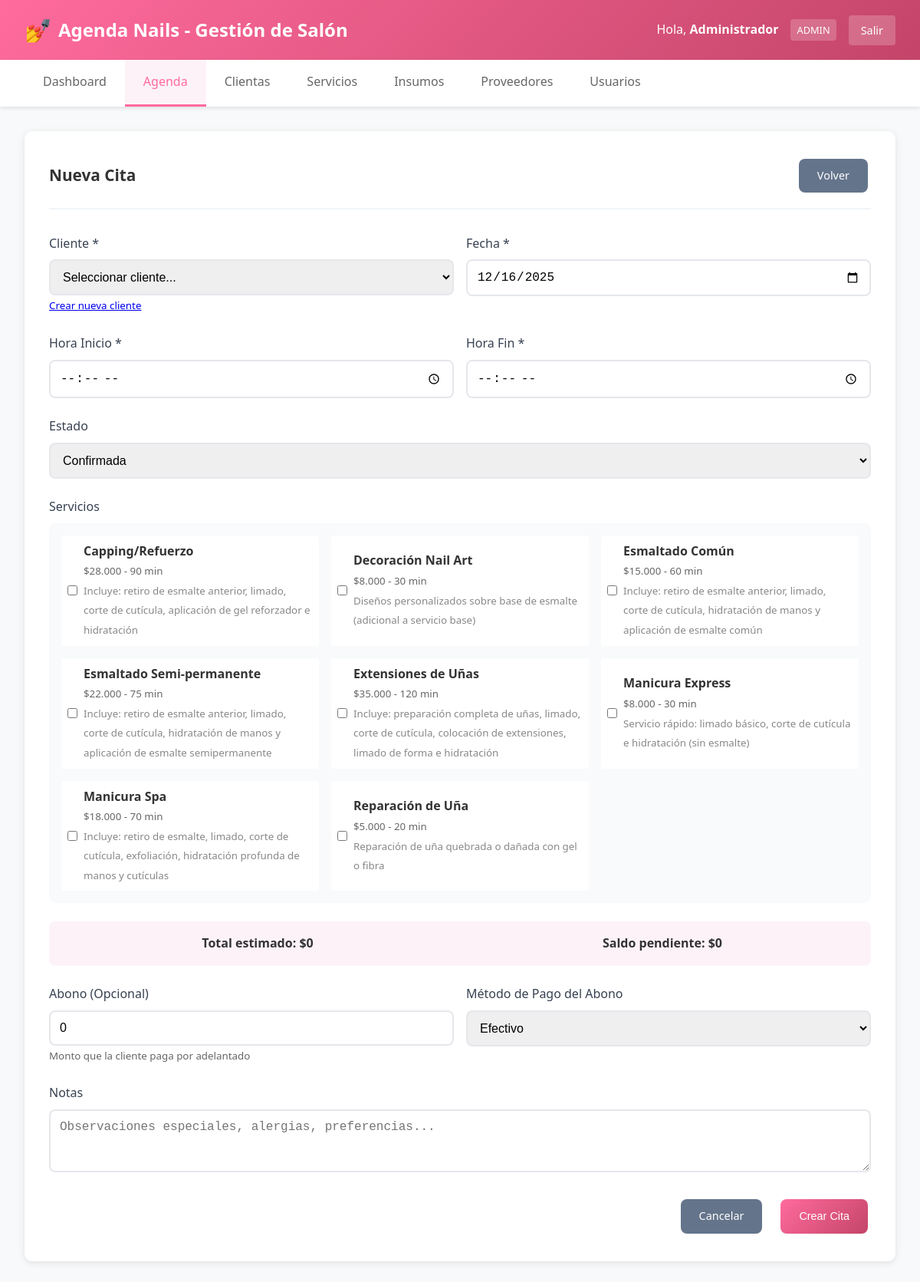
Screenshot of /agenda/nueva_cita.php (signed in) with the database file from the repository.
### tables this page shows
CREATE TABLE servicios (
    id INT AUTO_INCREMENT PRIMARY KEY,
    nombre VARCHAR(100) NOT NULL,
    descripcion TEXT,
    precio DECIMAL(10,2) NOT NULL,
    duracion_minutos INT NOT NULL,
    activo BOOLEAN DEFAULT TRUE
);

### config/config.php (called while the page is built, shortened)
<?php
function formatCurrency($amount) {
    return '$' . number_format($amount, 0, ',', '.');
}
?>

### agenda/nueva_cita.php (the view, shortened to what this page needs)
<?php
require_once '../config/config.php';
$database = new Database();
$db = $database->getConnection();
$stmt = $db->query("SELECT * FROM servicios WHERE activo = 1 ORDER BY nombre");
$servicios = $stmt->fetchAll(PDO::FETCH_ASSOC);
$fecha_preseleccionada = isset($_GET['fecha']) ? $_GET['fecha'] : date('Y-m-d');
require_once '../includes/header.php';
?>
<div class="container">
    <div class="card">
        <div class="card-header">
            <h2 class="card-title">Nueva Cita</h2>
            <a href="index.php" class="btn btn-secondary">Volver</a>
        </div>
        <form method="POST" onsubmit="return validarFormulario('form-cita');" id="form-cita">
            <div class="form-row">
                <div class="form-col">
                    <div class="form-group">
                        <label class="form-label">Cliente *</label>
                        <select name="cliente_id" class="form-control" required>
                            <option value="">Seleccionar cliente...</option>
                        </select>
                        <small style="color: #666;">
                            <a href="../clientas/nueva_cliente.php" target="_blank">Crear nueva cliente</a>
                        </small>
                    </div>
                </div>
                <div class="form-col">
                    <div class="form-group">
                        <label class="form-label">Fecha *</label>
                        <input type="date" name="fecha" class="form-control" required value="<?php echo $fecha_preseleccionada; ?>" min="<?php echo date('Y-m-d'); ?>">
                    </div>
                </div>
            </div>
            <div class="form-row">
                <div class="form-col">
                    <div class="form-group">
                        <label class="form-label">Hora Inicio *</label>
                        <input type="time" name="hora_inicio" class="form-control" required>
                    </div>
                </div>
                <div class="form-col">
                    <div class="form-group">
                        <label class="form-label">Hora Fin *</label>
                        <input type="time" name="hora_fin" class="form-control" required>
                    </div>
                </div>
            </div>
            <div class="form-group">
                <label class="form-label">Estado</label>
                <select name="estado" class="form-control">
                    <option value="confirmada" selected>Confirmada</option>
                </select>
            </div>
            <div class="form-group">
                <label class="form-label">Servicios</label>
                <div style="display: grid; grid-template-columns: repeat(auto-fit, minmax(300px, 1fr)); gap: 1rem; padding: 1rem; background: #f8fafc; border-radius: 8px;">
                    <?php foreach ($servicios as $servicio): ?>
                        <label style="display: flex; align-items: center; gap: 0.5rem; padding: 0.5rem; background: white; border-radius: 4px; cursor: pointer;">
                            <input type="checkbox" name="servicios[]" value="<?php echo $servicio['id']; ?>" data-precio="<?php echo $servicio['precio']; ?>" onchange="calcularTotal()">
                            <div>
                                <strong><?php echo htmlspecialchars($servicio['nombre']); ?></strong><br>
                                <small style="color: #666;">
                                    <?php echo formatCurrency($servicio['precio']); ?> - <?php echo $servicio['duracion_minutos']; ?> min
                                </small>
                                <?php if ($servicio['descripcion']): ?>
                                    <br><small style="color: #888;"><?php echo htmlspecialchars($servicio['descripcion']); ?></small>
                                <?php endif; ?>
                            </div>
                        </label>
                    <?php endforeach; ?>
                </div>
            </div>
            <div class="form-group">
                <div style="padding: 1rem; background: #fdf2f8; border-radius: 8px;">
                    <div style="display: grid; grid-template-columns: 1fr 1fr; gap: 1rem; align-items: center;">
                        <div style="text-align: center;">
                            <strong>Total estimado: <span id="total-cita">$0</span></strong>
                        </div>
                        <div style="text-align: center;">
                            <strong>Saldo pendiente: <span id="saldo-pendiente">$0</span></strong>
                        </div>
                    </div>
                </div>
            </div>
            <div class="form-row">
                <div class="form-col">
                    <div class="form-group">
                        <label class="form-label">Abono (Opcional)</label>
                        <input type="number" name="abono" id="abono" class="form-control" min="0" step="1000" value="0" onchange="calcularSaldo()">
                        <small style="color: #666;">Monto que la cliente paga por adelantado</small>
                    </div>
                </div>
                <div class="form-col">
                    <div class="form-group">
                        <label class="form-label">Método de Pago del Abono</label>
                        <select name="metodo_pago" class="form-control">
                            <option value="efectivo">Efectivo</option>
                        </select>
                    </div>
                </div>
            </div>
            <div class="form-group">
                <label class="form-label">Notas</label>
                <textarea name="notas" class="form-control" rows="3" placeholder="Observaciones especiales, alergias, preferencias..."></textarea>
            </div>
            <div style="display: flex; gap: 1rem; justify-content: end;">
                <a href="index.php" class="btn btn-secondary">Cancelar</a>
                <button type="submit" class="btn btn-primary">Crear Cita</button>
            </div>
        </form>
    </div>
</div>
<?php require_once '../includes/footer.php'; ?>

### assets/css/style.css (style rules this page uses)
* { margin: 0; padding: 0; box-sizing: border-box; }
body { font-family: 'Segoe UI', Tahoma, Geneva, Verdana, sans-serif; background-color: #f8f9fa; color: #333; line-height: 1.6; }
.container { max-width: 1200px; margin: 2rem auto; padding: 0 2rem; }
.card { background: white; border-radius: 10px; padding: 2rem; box-shadow: 0 2px 10px rgba(0,0,0,0.1); margin-bottom: 2rem; }
.card-header { display: flex; justify-content: space-between; align-items: center; margin-bottom: 2rem; padding-bottom: 1rem; border-bottom: 2px solid #f1f5f9; gap: 1rem; }
.card-title { color: #333; font-size: 1.3rem; font-weight: 600; }
.btn { padding: 0.75rem 1.5rem; border: none; border-radius: 8px; cursor: pointer; text-decoration: none; display: inline-block; font-size: 0.9rem; font-weight: 500; transition: all 0.3s ease; text-align: center; margin: 0.25rem; line-height: 1.4; }
.btn-primary { background: linear-gradient(135deg, #ff6b9d, #c44569); color: white; }
.btn-secondary { background: #64748b; color: white; }
.form-group { margin-bottom: 1.5rem; }
.form-label { display: block; margin-bottom: 0.5rem; color: #374151; font-weight: 500; }
.form-control { width: 100%; padding: 0.75rem; border: 2px solid #e5e7eb; border-radius: 8px; font-size: 1rem; transition: border-color 0.3s ease; }
.form-row { display: flex; gap: 1rem; }
.form-col { flex: 1; }

### rows the page displays
servicios: nombre "Capping/Refuerzo", precio "$28.000", duracion_minutos "90", descripcion "Incluye: retiro de esmalte anterior, limado, corte de cutícula, aplicación de gel reforzador e hidratación"
servicios: nombre "Decoración Nail Art", precio "$8.000", duracion_minutos "30", descripcion "Diseños personalizados sobre base de esmalte (adicional a servicio base)"
servicios: nombre "Esmaltado Común", precio "$15.000", duracion_minutos "60", descripcion "Incluye: retiro de esmalte anterior, limado, corte de cutícula, hidratación de manos y aplicación de esmalte común"
servicios: nombre "Esmaltado Semi-permanente", precio "$22.000", duracion_minutos "75", descripcion "Incluye: retiro de esmalte anterior, limado, corte de cutícula, hidratación de manos y aplicación de esmalte semipermanente"
servicios: nombre "Extensiones de Uñas", precio "$35.000", duracion_minutos "120", descripcion "Incluye: preparación completa de uñas, limado, corte de cutícula, colocación de extensiones, limado de forma e hidratación"
servicios: nombre "Manicura Express", precio "$8.000", duracion_minutos "30", descripcion "Servicio rápido: limado básico, corte de cutícula e hidratación (sin esmalte)"
servicios: nombre "Manicura Spa", precio "$18.000", duracion_minutos "70", descripcion "Incluye: retiro de esmalte, limado, corte de cutícula, exfoliación, hidratación profunda de manos y cutículas"
servicios: nombre "Reparación de Uña", precio "$5.000", duracion_minutos "20", descripcion "Reparación de uña quebrada o dañada con gel o fibra"

### other values shown
SITE_NAME "Agenda Nails - Gestión de Salón"
getNombreUsuario() "Administrador"
